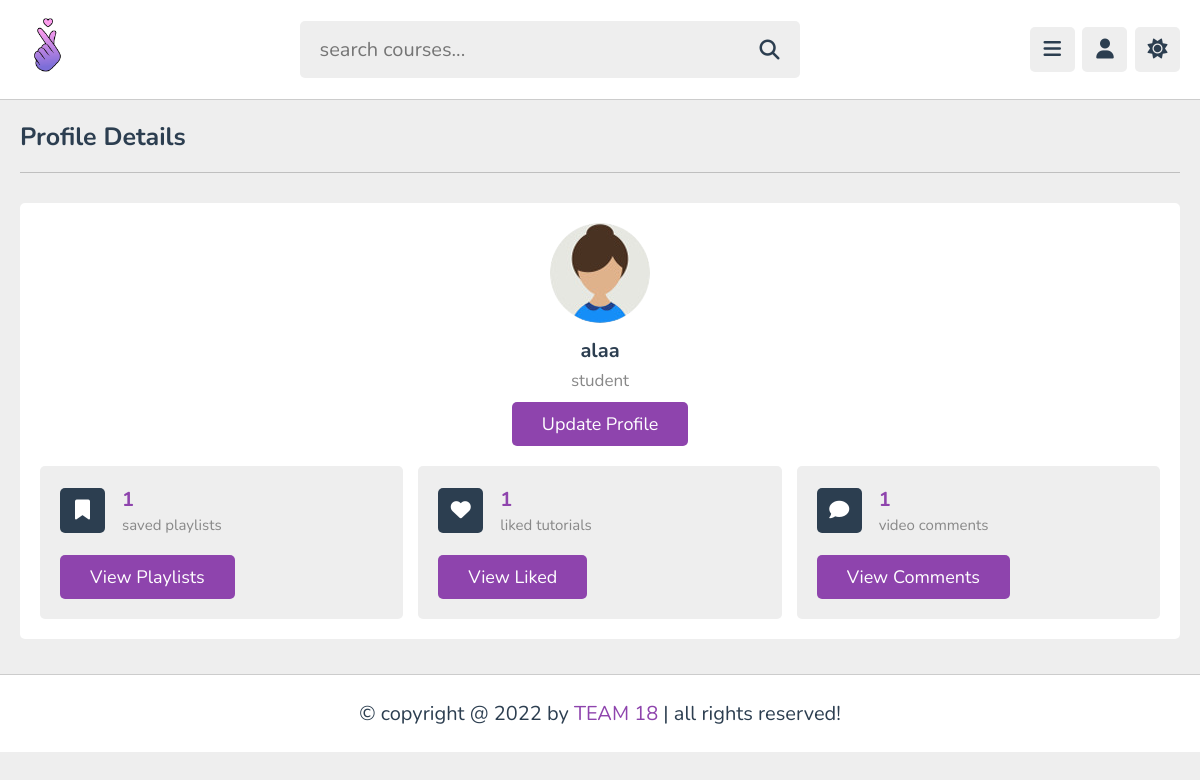
Page /profile.php (signed in) on the committed database.
### tables this page shows
CREATE TABLE `users` (
  `id` varchar(20) NOT NULL,
  `name` varchar(50) NOT NULL,
  `email` varchar(50) NOT NULL,
  `password` varchar(50) NOT NULL,
  `image` varchar(100) NOT NULL
);

### profile.php (the view, shortened to what this page needs)
<?php
include 'components/connect.php';
if(isset($_COOKIE['user_id'])){
   $user_id = $_COOKIE['user_id'];
}else{
   $user_id = '';
   header('location:login.php');
}
$select_likes = $conn->prepare("SELECT * FROM `likes` WHERE user_id = ?");
$select_likes->execute([$user_id]);
$total_likes = $select_likes->rowCount();
$select_comments = $conn->prepare("SELECT * FROM `comments` WHERE user_id = ?");
$select_comments->execute([$user_id]);
$total_comments = $select_comments->rowCount();
$select_bookmark = $conn->prepare("SELECT * FROM `bookmark` WHERE user_id = ?");
$select_bookmark->execute([$user_id]);
$total_bookmarked = $select_bookmark->rowCount();
?>
<!DOCTYPE html>
<html lang="en">
<head>
   <link rel="stylesheet" href="https://cdnjs.cloudflare.com/ajax/libs/font-awesome/6.2.0/css/all.min.css">
   <link rel="stylesheet" href="css/style.css">
</head>
<body>
<?php include 'components/user_header.php'; ?>
<section class="profile">
   <h1 class="heading">profile details</h1>
   <div class="details">
      <div class="user">
         <img src="uploaded_files/<?= $fetch_profile['image']; ?>" alt="">
         <h3><?= $fetch_profile['name']; ?></h3>
         <p>student</p>
         <a href="update.php" class="inline-btn">update profile</a>
      </div>
      <div class="box-container">
         <div class="box">
            <div class="flex">
               <i class="fas fa-bookmark"></i>
               <div>
                  <h3><?= $total_bookmarked; ?></h3>
                  <span>saved playlists</span>
               </div>
            </div>
            <a href="#" class="inline-btn">view playlists</a>
         </div>
         <div class="box">
            <div class="flex">
               <i class="fas fa-heart"></i>
               <div>
                  <h3><?= $total_likes; ?></h3>
                  <span>liked tutorials</span>
               </div>
            </div>
            <a href="#" class="inline-btn">view liked</a>
         </div>
         <div class="box">
            <div class="flex">
               <i class="fas fa-comment"></i>
               <div>
                  <h3><?= $total_comments; ?></h3>
                  <span>video comments</span>
               </div>
            </div>
            <a href="#" class="inline-btn">view comments</a>
         </div>
      </div>
   </div>
</section>
<footer class="footer">
   &copy; copyright @ 2022 by <span>TEAM 18</span> | all rights reserved!
</footer>
</body>
</html>

### css/style.css (style rules this page uses)
:root { --main-color:#8e44ad; --red:#e74c3c; --oragen:#f39c12; --white:#fff; --black:#2c3e50; --light-color:#888; --light-bg:#eee; --border:.1rem solid rgba(0,0,0,.2); }
* { font-family: 'Nunito', sans-serif; margin: 0; padding: 0; box-sizing: border-box; outline: none; border: none; text-decoration: none; }
html { font-size: 62.5%; overflow-x: hidden; }
body { background-color: var(--light-bg); padding-left: 30rem; }
section { padding:2rem; max-width: 1200px; margin: 0 auto; }
.btn, .option-btn, .delete-btn, .inline-btn, .inline-option-btn, .inline-delete-btn { border-radius: .5rem; padding: 1rem 3rem; font-size: 1.8rem; color: #fff; margin-top: 1rem; text-transform: capitalize; cursor: pointer; text-align: center; }
.inline-btn, .inline-option-btn, .inline-delete-btn { display: inline-block; }
.btn, .inline-btn { background-color: var(--main-color); }
.heading { padding-bottom: 1.8rem; border-bottom: var(--border); font-size: 2.5rem; color: var(--black); text-transform: capitalize; margin-bottom: 3rem; }
.profile .details { background-color: var(--white); border-radius: .5rem; padding: 2rem; }
.profile .details .user { text-align: center; margin-bottom: 2rem; }
.profile .details .user img { height: 10rem; width: 10rem; border-radius: 50%; object-fit: cover; margin-bottom: .5rem; }
.profile .details .user h3 { font-size: 2rem; margin: .5rem 0; color: var(--black); }
.profile .details .user p { font-size: 1.7rem; color: var(--light-color); }
.profile .details .box-container { display: flex; flex-wrap: wrap; align-items: flex-end; gap: 1.5rem; }
.profile .details .box-container .box { background-color: var(--light-bg); border-radius: .5rem; padding: 2rem; flex: 1 1 30rem; }
.profile .details .box-container .box .flex { display: flex; align-items: center; gap: 1.7rem; margin-bottom: 1rem; }
.profile .details .box-container .box .flex i { height: 4.5rem; width: 4.5rem; border-radius: .5rem; background-color: var(--black); line-height: 4.4rem; font-size: 2rem; color: var(--white); text-align: center; }
.profile .details .box-container .box .flex h3 { font-size: 2rem; color: var(--main-color); margin-bottom: .2rem; }
.profile .details .box-container .box .flex span { font-size: 1.5rem; color: var(--light-color); }
.footer { position: sticky; bottom: 0; right: 0; left: 0; background-color: var(--white); border-top: var(--border); padding:2.5rem 2rem; text-align: center; color: var(--black); font-size: 2rem; margin-top: 1.5rem; z-index: 1000; }
.footer span { color: var(--main-color); }
@media (max-width:1200px) { body { padding-left: 0; } }

### rows in the picture
users: image (picture), name "alaa"

### other values in the picture
$total_bookmarked "1"
$total_likes "1"
$total_comments "1"
